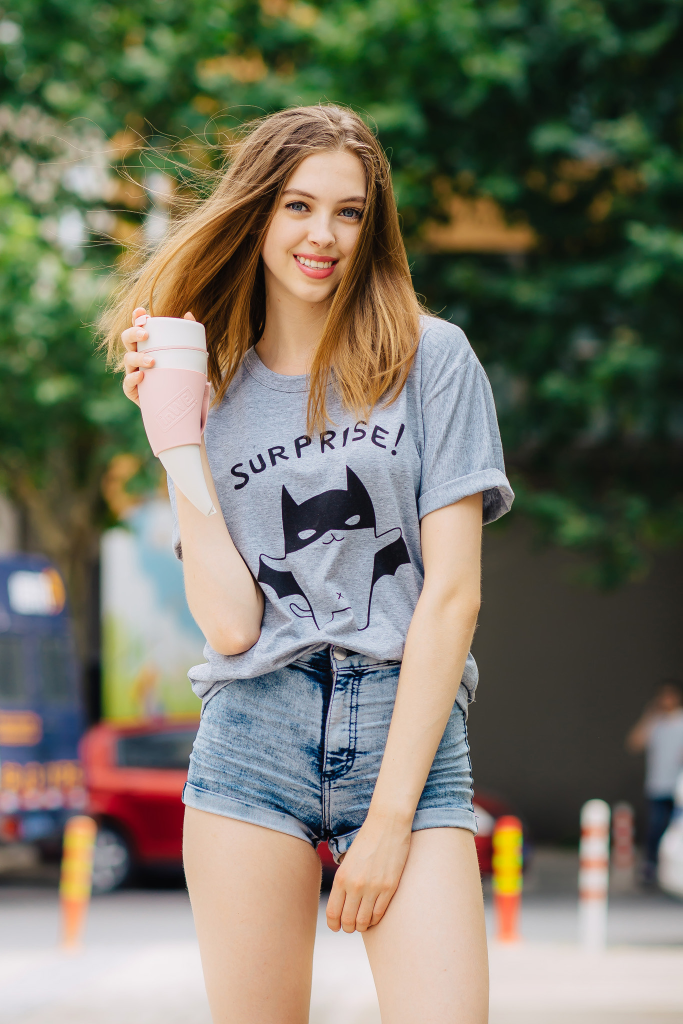
#> input picture img.jpg, 1366 x 2048 px (shown at 1/2 size)
$ python matplotlib_sample.py
#> lines starting #> are read from the running program, lines starting #| are printed output that depends on the picture
# -*- coding: UTF-8 -*-


#导入 pyplot 库，并设置一个别名 plt
import matplotlib
import matplotlib.pyplot as plt
#导入 numpy 库，并设置一个别名 np
import numpy as np

from PIL import Image

#为了标识执行代码的入口和避免文件被导入时被执行，我们可以将执行代码放入main函数中。
if __name__ == '__main__':

    # 查询系统中支持哪些字体
    # font_in_system =sorted([f.name for f in matplotlib.font_manager.fontManager.ttflist])

    # for f in font_in_system:
    #     print(f)

    #Matplotlib 中文显示不友好, 需设置字体
    plt.rcParams['font.family'] = 'Microsoft YaHei'
    #plot 1：绘线图
    #预制坐标值
    x_plot = np.array([10, 22,33,44])
    y_plot = np.array([1, 9, 16, 39])

    #设置子图，第一行第1个子图
    plt.subplot(2, 3, 1)
    #使用破折现，圆点节点
    plt.plot(x_plot, y_plot, linestyle = 'dashed', marker = 'o')

    #设置轴标签和标题
    plt.title('Plot 1: 线图示例')
    plt.xlabel('x - Axis')
    plt.ylabel('y - Axis')

    #显示网格线, 可以通过axis='x'或者'y'仅显示轴方向网格线
    #color：'b' 蓝色，'m' 洋红色，'g' 绿色，'y' 黄色，'r' 红色，'k' 黑色，'w' 白色，'c' 青绿色，'#008000' RGB 颜色符串
    #linewidth：设置线的宽度，可以设置一个数字。
    plt.grid(color = 'g', linewidth = 0.3)

    #plot 2：散点图
    x_scatter = np.array([11, 25, 33, 42, 71, 86])
    y_scatter = np.array([1, 23, 39, 46, 77, 78])

    #设置子图，第一行第2个子图
    plt.subplot(2, 3, 2)
    plt.scatter(x_scatter, y_scatter)

    #设置轴标签和标题
    plt.title('Plot 2: 散点图示例')
    plt.xlabel('x - Axis')
    plt.ylabel('y - Axis')

    #plot 3: 柱形图
    x_bar = np.array(["Petrol Car", "Diessel Car", "EV Car", "Flying Car"])
    y_bar = np.array([50000,30000, 20000, 1000])

    #设置子图，第一行第3个子图
    plt.subplot(2, 3, 3)
    plt.bar(x_bar, y_bar)
    #设置轴标签和标题
    plt.title('Plot 3: 柱状图示例')
    plt.ylabel('月度销售数量')


    #plot 4: 饼图
    y_pie = np.array([50, 20, 20, 10])
    labels_pie = ['苹果', '香蕉', '橘子', '提子']
    #设置子图，第2行第1个子图
    plt.subplot(2, 3, 4)
    plt.pie(y_pie,
            labels=labels_pie,
            autopct=lambda p: '{:.0f}({:.1f}%)'.format(p * sum(y_pie) / 100,p))
    #设置标题
    plt.title('Plot 4: 饼图示例')

    #plot 5: 直方图
    #生成随机数作为输入数据,表示要绘制直方图的数据，可以是一个一维数组或列表
    cpu_usage_sample = np.random.randint(100)
    #设置子图，第2行第2个子图
    plt.subplot(2, 3, 5)
    #bins：可选参数，表示直方图的箱数。默认为10。
    #alpha: 透明度
    plt.hist(cpu_usage_sample, bins = 30, color = 'red', edgecolor = 'white', alpha = 0.7)
    #设置轴标签和标题
    plt.title('Plot 5: 直方图示例')
    plt.xlabel('CPU利用率')
    plt.ylabel('模块')

    #plot 6: 显示图片示例
    #加载图片
    img = Image.open('img.jpg')
#> img is the input picture: PIL image 1366x2048 RGB; mean R, G, B 119.7, 117.7, 101.5
    #转换为数组
    img_data = np.array(img)
    #设置子图，第2行第2个子图
    plt.subplot(2, 3, 6)
    #绘制图片
    plt.imshow(img_data)
    plt.title('Plot 6: 显示图片示例')
    #隐藏坐标
    plt.axis('off')

    #画布级标题
    plt.suptitle("多种绘图实例")
    plt.show()
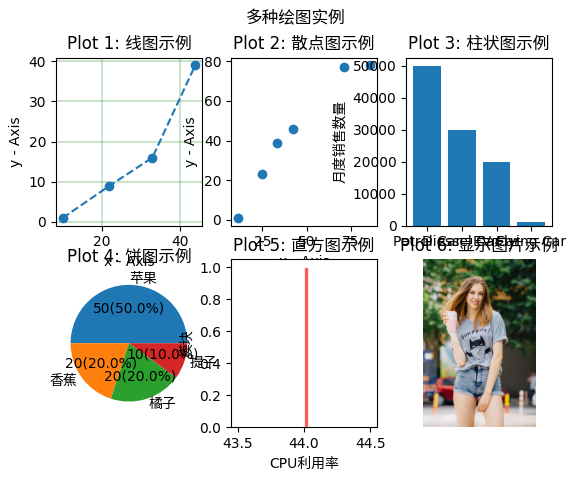
#> figure drawn by matplotlib, 6 panels; panel 3: tallest bar 50000 high, from x = -0.4 to 0.4; panel 5: tallest bar 1 high, from x = 44 to 44.03
